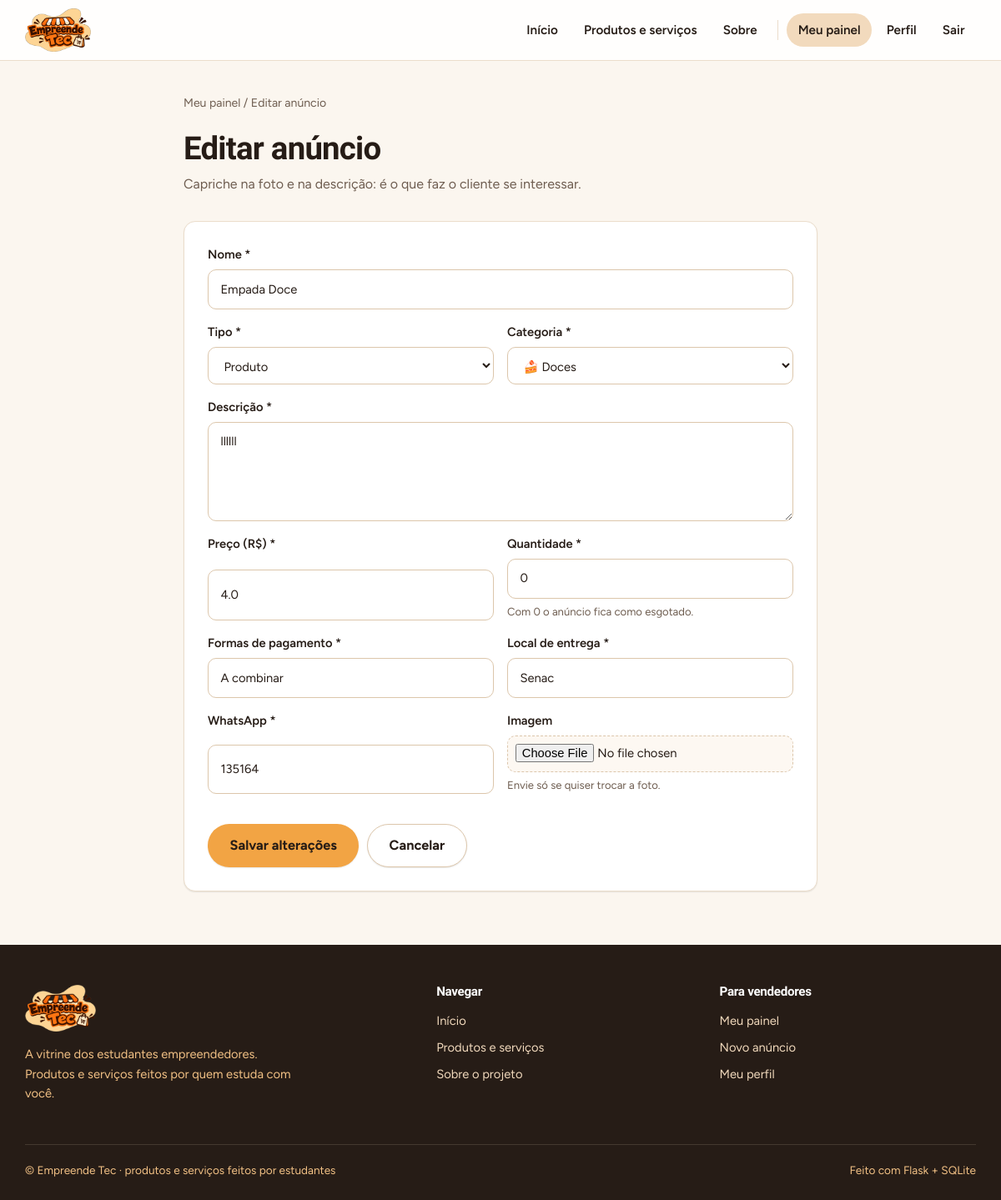
/editar/1 (signed in), run on the app's committed database.
### tables this page shows
CREATE TABLE produtos(
  id INTEGER PRIMARY KEY AUTOINCREMENT,
  usuario_id INTEGER NOT NULL REFERENCES usuarios(id) ON DELETE CASCADE,
  categoria_id INTEGER NOT NULL REFERENCES categorias(id),
  tipo TEXT NOT NULL DEFAULT 'Produto', nome TEXT NOT NULL, descricao TEXT NOT NULL,
  preco REAL NOT NULL, quantidade INTEGER NOT NULL, pagamento TEXT NOT NULL,
  local_entrega TEXT NOT NULL, whatsapp TEXT NOT NULL, imagem TEXT DEFAULT '',
  views INTEGER DEFAULT 0, created_at TEXT, status TEXT DEFAULT 'Disponível');

CREATE TABLE categorias(
  id INTEGER PRIMARY KEY AUTOINCREMENT, nome TEXT NOT NULL UNIQUE, icone TEXT);

### app.py (the view, shortened to what this page needs)
@app.route('/editar/<int:produto_id>', methods=['GET', 'POST'])
@login_required
def editar(produto_id):
    p = q('SELECT * FROM produtos WHERE id=? AND usuario_id=?', (produto_id, g.user['id']), True)
    if not p:
        flash('Anúncio não encontrado.', 'danger')
        return redirect(url_for('painel'))
    return render_template('form_produto.html', p=p)

### app.py (called while the page is built)
def conectar():
    c = sqlite3.connect(DB)
    c.row_factory = sqlite3.Row
    c.execute('PRAGMA foreign_keys=ON')
    return c

def db():
    if 'db' not in g:
        g.db = conectar()
    return g.db

@app.teardown_appcontext
def fechar(_):
    c = g.pop('db', None)
    if c:
        c.close()

def q(sql, args=(), one=False):
    rows = db().execute(sql, args).fetchall()
    return (rows[0] if rows else None) if one else rows

@app.before_request
def carregar_usuario():
    uid = session.get('user_id')
    g.user = q('SELECT * FROM usuarios WHERE id=?', (uid,), True) if uid else None

@app.context_processor
def contexto():
    return dict(user=g.get('user'), categorias=q('SELECT * FROM categorias ORDER BY id'), TIPOS=TIPOS)

def login_required(fn):
    @wraps(fn)
    def w(*a, **k):
        if not g.user:
            flash('Faça login para acessar essa página.', 'warning')
            return redirect(url_for('login'))
        return fn(*a, **k)
    return w

### templates/form_produto.html (shortened to what this page needs)
{% extends 'base.html' %}
{% block conteudo %}
<div class="form-estreito">
  <nav class="trilha"><a href="{{ url_for('painel') }}">Meu painel</a> / {{ 'Editar anúncio' if p.id else 'Novo anúncio' }}</nav>
  <div class="cabecalho-pagina"><h1>{{ 'Editar anúncio' if p.id else 'Novo anúncio' }}</h1><p>Capriche na foto e na descrição: é o que faz o cliente se interessar.</p></div>
  <form class="f card painel" method="post" enctype="multipart/form-data">
    <div class="campos">
      <label class="inteiro">Nome *<input name="nome" required value="{{ p.nome or '' }}" placeholder="Ex.: Brigadeiro gourmet"></label>
      <label>Tipo *<select name="tipo">{% for t in TIPOS %}<option {% if p.tipo==t %}selected{% endif %}>{{ t }}</option>{% endfor %}</select></label>
      <label>Categoria *<select name="categoria_id">{% for c in categorias %}<option value="{{ c.id }}" {% if p.categoria_id==c.id %}selected{% endif %}>{{ c.icone }} {{ c.nome }}</option>{% endfor %}</select></label>
      <label class="inteiro">Descrição *<textarea name="descricao" rows="4" required>{{ p.descricao or '' }}</textarea></label>
      <label>Preço (R$) *<input name="preco" required inputmode="decimal" value="{{ p.preco if p.preco is not none else '' }}" placeholder="0,00"></label>
      <label>Quantidade *<input name="quantidade" type="number" min="0" required value="{{ p.quantidade if p.quantidade is not none else '' }}"><span class="dica">Com 0 o anúncio fica como esgotado.</span></label>
      <label>Formas de pagamento *<input name="pagamento" required value="{{ p.pagamento or '' }}" placeholder="Pix, dinheiro..."></label>
      <label>Local de entrega *<input name="local_entrega" required value="{{ p.local_entrega or '' }}" placeholder="Ex.: Na escola, no intervalo"></label>
      <label>WhatsApp *<input name="whatsapp" required value="{{ p.whatsapp or '' }}" placeholder="(71) 99999-9999"></label>
      <label>Imagem<input type="file" name="imagem" accept="image/*"><span class="dica">{{ 'Envie só se quiser trocar a foto.' if p.id else 'PNG, JPG ou WEBP, até 5 MB.' }}</span></label>
    </div>
    <div class="botoes"><button class="btn btn-lg">{{ 'Salvar alterações' if p.id else 'Publicar anúncio' }}</button><a class="btn btn-lg btn-sec" href="{{ url_for('painel') }}">Cancelar</a></div>
  </form>
</div>
{% endblock %}

### static/css/cores.css (style rules this page uses)
:root { --laranja:#F2A444; --laranja-forte:#E2862A; --pessego:#F2C185; --creme:#F2DABD; --marrom:#261C16; --vinho:#8C0303; --fundo:#FBF6EF; --superficie:#FFFFFF; --superficie-2:#FDF8F2; --borda:#EBDDCB; --borda-forte:#DCC6AB; --texto:#261C16; --texto-suave:#6E5D50; --sucesso:#1F7A4D; --sucesso-fundo:#E6F4EC; --alerta-fundo:#FBE9E7; --raio:14px; --raio-sm:10px; --raio-lg:22px; --sombra-sm:0 1px 2px rgba(38,28,22,.06),0 1px 1px rgba(38,28,22,.04); --sombra:0 6px 20px -8px rgba(38,28,22,.18),0 2px 6px -2px rgba(38,28,22,.06); --sombra-lg:0 24px 48px -20px rgba(38,28,22,.28); --anel:0 0 0 4px rgba(242,164,68,.28); --fonte-titulo:"Bricolage Grotesque",system-ui,sans-serif; --fonte:"Figtree",system-ui,sans-serif; }
*,*::before,*::after { box-sizing:border-box }
html { scroll-behavior:smooth }
body { margin:0;background:var(--fundo);color:var(--texto);font-family:var(--fonte);font-size:16px;line-height:1.6;-webkit-font-smoothing:antialiased;min-height:100vh;display:flex;flex-direction:column }
a { color:var(--vinho);text-underline-offset:3px }
h1,h2,h3,h4 { font-family:var(--fonte-titulo);line-height:1.15;letter-spacing:-.02em;margin:0 0 .5rem;color:var(--marrom) }
h1 { font-size:clamp(1.8rem,3.2vw,2.5rem);font-weight:800 }
p { margin:0 0 1rem }
.btn,button { font:inherit }
.btn { display:inline-flex;align-items:center;justify-content:center;gap:.45rem;min-height:44px;padding:.6rem 1.25rem;border-radius:999px;border:1px solid transparent;background:var(--laranja);color:var(--marrom);font-weight:700;font-size:.95rem;line-height:1.2;text-decoration:none;white-space:nowrap;cursor:pointer;box-shadow:var(--sombra-sm);transition:background .15s,transform .15s,box-shadow .15s,color .15s }
.btn-sec { background:var(--superficie);border-color:var(--borda-forte);color:var(--marrom) }
.btn-lg { min-height:52px;padding:.8rem 1.6rem;font-size:1.02rem }
.botoes { display:flex;flex-wrap:wrap;gap:.6rem;align-items:center;margin:1.25rem 0 0 }
.cabecalho-pagina { margin-bottom:2rem }
.cabecalho-pagina p { color:var(--texto-suave);max-width:640px;margin:0 }
.card { background:var(--superficie);border:1px solid var(--borda);border-radius:var(--raio);box-shadow:var(--sombra-sm) }
.painel { padding:1.75rem }
form.f { display:grid;gap:1rem }
.campos { display:grid;grid-template-columns:1fr 1fr;gap:1rem }
.campos .inteiro { grid-column:1/-1 }
label { display:grid;gap:.35rem;font-weight:600;font-size:.92rem;color:var(--marrom) }
input,select,textarea { width:100%;padding:.7rem .9rem;border:1px solid var(--borda-forte);border-radius:var(--raio-sm);background:var(--superficie);color:var(--texto);font:inherit;font-weight:400;transition:border-color .15s,box-shadow .15s }
input[type=file] { padding:.55rem;background:var(--superficie-2);border-style:dashed }
textarea { resize:vertical }
.dica { font-size:.82rem;color:var(--texto-suave);font-weight:400 }
.form-estreito { max-width:760px;margin:0 auto }
.trilha { font-size:.88rem;color:var(--texto-suave);margin-bottom:1.25rem }
.trilha a { color:var(--texto-suave);text-decoration:none }

### data on the page
produtos: nome "Empada Doce", tipo "Produto", categoria_id "🍰 Doces", descricao "llllll", preco "4.0", quantidade "0", pagamento "A combinar", local_entrega "Senac", whatsapp "135164"

### other printed values
{{ 'Editar anúncio' if p.id else 'Novo anúncio' }} "Editar anúncio"
{{ 'Salvar alterações' if p.id else 'Publicar anúncio' }} "Salvar alterações"
